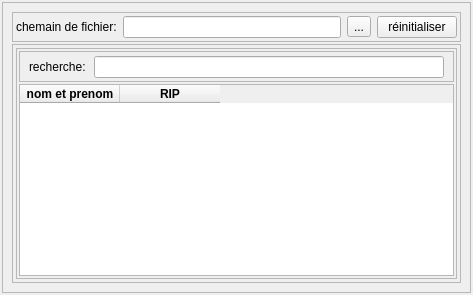
         <widget class="QWidget" name="tab_2">
          <attribute name="title">
           <string>Comptes CCP</string>
          </attribute>
          <layout class="QVBoxLayout" name="verticalLayout_22">
           <property name="spacing">
            <number>2</number>
           </property>
           <property name="leftMargin">
            <number>2</number>
           </property>
           <property name="topMargin">
            <number>2</number>
           </property>
           <property name="rightMargin">
            <number>2</number>
           </property>
           <property name="bottomMargin">
            <number>2</number>
           </property>
           <item>
            <widget class="QFrame" name="frame_22">
             <property name="frameShape">
              <enum>QFrame::StyledPanel</enum>
             </property>
             <property name="frameShadow">
              <enum>QFrame::Raised</enum>
             </property>
             <layout class="QVBoxLayout" name="verticalLayout_13">
              <property name="spacing">
               <number>2</number>
              </property>
              <item>
               <widget class="QFrame" name="frame_23">
                <property name="sizePolicy">
                 <sizepolicy hsizetype="Preferred" vsizetype="Fixed">
                  <horstretch>0</horstretch>
                  <verstretch>0</verstretch>
                 </sizepolicy>
                </property>
                <property name="frameShape">
                 <enum>QFrame::StyledPanel</enum>
                </property>
                <property name="frameShadow">
                 <enum>QFrame::Raised</enum>
                </property>
                <layout class="QHBoxLayout" name="horizontalLayout_11">
                 <property name="spacing">
                  <number>6</number>
                 </property>
                 <property name="leftMargin">
                  <number>3</number>
                 </property>
                 <property name="topMargin">
                  <number>3</number>
                 </property>
                 <property name="rightMargin">
                  <number>3</number>
                 </property>
                 <property name="bottomMargin">
                  <number>3</number>
                 </property>
                 <item>
                  <widget class="QLabel" name="label_17">
                   <property name="text">
                    <string>chemain de fichier:</string>
                   </property>
                  </widget>
                 </item>
                 <item>
                  <widget class="QLineEdit" name="lineEdit_3">
                   <property name="enabled">
                    <bool>true</bool>
                   </property>
                   <property name="cursor">
                    <cursorShape>ForbiddenCursor</cursorShape>
                   </property>
                  </widget>
                 </item>
                 <item>
                  <widget class="QToolButton" name="toolButton_2">
                   <property name="text">
                    <string>...</string>
                   </property>
                  </widget>
                 </item>
                 <item>
                  <widget class="QPushButton" name="pushButton_5">
                   <property name="text">
                    <string>réinitialiser</string>
                   </property>
                  </widget>
                 </item>
                </layout>
               </widget>
              </item>
              <item>
               <widget class="QFrame" name="frame_24">
                <property name="frameShape">
                 <enum>QFrame::StyledPanel</enum>
                </property>
                <property name="frameShadow">
                 <enum>QFrame::Raised</enum>
                </property>
                <layout class="QHBoxLayout" name="horizontalLayout_12">
                 <property name="leftMargin">
                  <number>3</number>
                 </property>
                 <property name="topMargin">
                  <number>3</number>
                 </property>
                 <property name="rightMargin">
                  <number>3</number>
                 </property>
                 <property name="bottomMargin">
                  <number>3</number>
                 </property>
                 <item>
                  <widget class="QFrame" name="frame_25">
                   <property name="frameShape">
                    <enum>QFrame::StyledPanel</enum>
                   </property>
                   <property name="frameShadow">
                    <enum>QFrame::Raised</enum>
                   </property>
                   <layout class="QVBoxLayout" name="verticalLayout_14">
                    <property name="spacing">
                     <number>2</number>
                    </property>
                    <property name="leftMargin">
                     <number>2</number>
                    </property>
                    <property name="topMargin">
                     <number>2</number>
                    </property>
                    <property name="rightMargin">
                     <number>2</number>
                    </property>
                    <property name="bottomMargin">
                     <number>2</number>
                    </property>
                    <item>
                     <widget class="QFrame" name="frame_20">
                      <property name="sizePolicy">
                       <sizepolicy hsizetype="Fixed" vsizetype="Preferred">
                        <horstretch>0</horstretch>
                        <verstretch>0</verstretch>
                       </sizepolicy>
                      </property>
                      <property name="frameShape">
                       <enum>QFrame::StyledPanel</enum>
                      </property>
                      <property name="frameShadow">
                       <enum>QFrame::Raised</enum>
                      </property>
                      <layout class="QHBoxLayout" name="horizontalLayout_13">
                       <property name="spacing">
                        <number>5</number>
                       </property>
                       <property name="topMargin">
                        <number>4</number>
                       </property>
                       <property name="bottomMargin">
                        <number>3</number>
                       </property>
                       <item>
                        <widget class="QLabel" name="label_3">
                         <property name="sizePolicy">
                          <sizepolicy hsizetype="Fixed" vsizetype="Preferred">
                           <horstretch>0</horstretch>
                           <verstretch>0</verstretch>
                          </sizepolicy>
                         </property>
                         <property name="text">
                          <string>recherche: </string>
                         </property>
                         <property name="openExternalLinks">
                          <bool>false</bool>
                         </property>
                        </widget>
                       </item>
                       <item>
                        <widget class="QLineEdit" name="lineEdit_4">
                         <property name="sizePolicy">
                          <sizepolicy hsizetype="Preferred" vsizetype="Fixed">
                           <horstretch>0</horstretch>
                           <verstretch>0</verstretch>
                          </sizepolicy>
                         </property>
                         <property name="minimumSize">
                          <size>
                           <width>350</width>
                           <height>0</height>
                          </size>
                         </property>
                         <property name="maximumSize">
                          <size>
                           <width>1666666</width>
                           <height>16777215</height>
                          </size>
                         </property>
                        </widget>
                       </item>
                      </layout>
                     </widget>
                    </item>
                    <item>
                     <widget class="QTableWidget" name="tableWidget_2">
                      <column>
                       <property name="text">
                        <string>nom et prenom</string>
                       </property>
                       <property name="font">
                        <font>
                         <pointsize>9</pointsize>
                         <weight>75</weight>
                         <bold>true</bold>
                        </font>
                       </property>
                      </column>
                      <column>
                       <property name="text">
                        <string>RIP</string>
                       </property>
                       <property name="font">
                        <font>
                         <pointsize>9</pointsize>
                         <weight>75</weight>
                         <bold>true</bold>
                        </font>
                       </property>
                      </column>
                     </widget>
                    </item>
                   </layout>
                  </widget>
                 </item>
                </layout>
               </widget>
              </item>
             </layout>
            </widget>
           </item>
          </layout>
         </widget>
